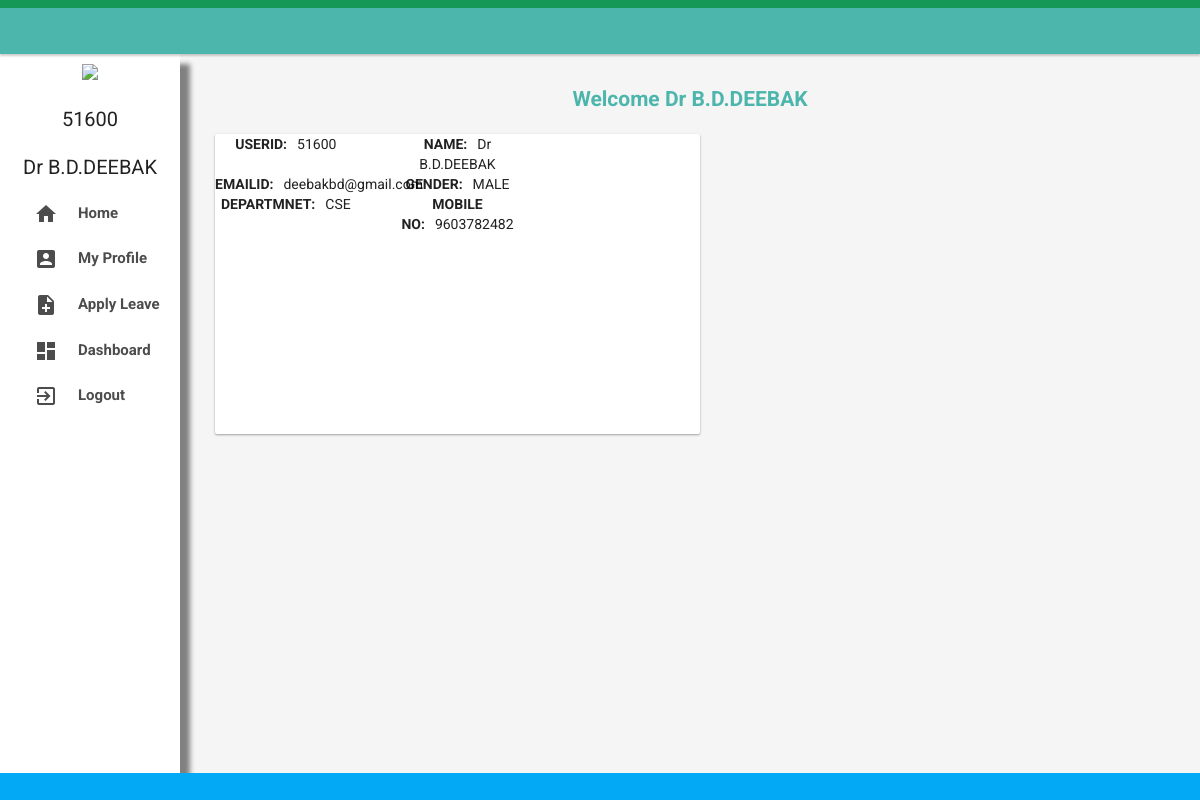
The app's page /faculty_profile.php (signed in) with its own data.
### tables this page shows
CREATE TABLE `faculty` (
  `id` varchar(10) NOT NULL,
  `perid` varchar(10) NOT NULL,
  `fullname` text NOT NULL,
  `email` text NOT NULL,
  `password` text NOT NULL,
  `gender` text NOT NULL,
  `department` text NOT NULL,
  `mobileno` text NOT NULL
);

### src/faculty_profile.php (the view, shortened to what this page needs)
<?php
$userid=$_SESSION['userid'];
?>
<!DOCTYPE html>
<html>
<head>
    <link rel="stylesheet" href="https://cdnjs.cloudflare.com/ajax/libs/font-awesome/4.7.0/css/font-awesome.min.css">
    <link rel="stylesheet" href="styles.css">
    <link rel="stylesheet" href="mui.min.css">
</head>
<body>
    <header>
  <div aria-busy="true" aria-label="Loading, please wait." role="progressbar"></div>
</header>
<?php
  include 'conn.php';
  $sql="select * from faculty WHERE perid='$userid'";
  $run=mysqli_query($conn,$sql);
  while($row=mysqli_fetch_array($run))
	{
	    $userid=$row[1];
	    $fullname=$row[2];
	    $email=$row[3];
	    $gender=$row[5];
	    $department=$row[6];
	    $mno=$row[7];
	}
?>
<main role="main">
    <div class="row1">
  <div class="column left" style="background-color:#ffffff;">
      <div class="left-col">
      <img src="http://www.clker.com/cliparts/3/V/U/m/W/U/admin-button-icon-md.png" style="text-align:center;width:100px;">
      <h3><?php echo"$userid"; ?></h3>
      <h3><?php echo"$fullname"; ?></h3>
      </div>
      <div>
          <ul>
              <li class="item"><a class="wave-effect" href="faculty_dashboard.php"><i class="material-icons">home</i>Home</a></li>
              <li class="item"><a class="wave-effect" href="faculty-profile.php"><i class="material-icons">account_box</i>My Profile</a></li>
              <li class="item"><a class="wave-effect" href="faculty_apply_leave.php"><i class="material-icons">note_add</i>Apply Leave</a></li>
              <li class="item"><a class="wave-effect" href="show_faculty_dashboard.php"><i class="material-icons">dashboard</i>Dashboard</a></li>
              <li class="item"><a class="wave-effect" href="faculty_logout.php"><i class="material-icons">exit_to_app</i>Logout</a></li>
          </ul>
      </div>
  </div>
  <div class="column right" >
    <h2 style="text-align:center;color:#4db6ac">Welcome <?php echo"$fullname"; ?></h2>
    <div class="mui-container">
    <div class="card card-1">
        <div class="mui-row">
            <div class="mui-col-md-4">
                <strong>USERID:</strong><?php echo"$userid"?>
            </div>
            <div class="mui-col-md-4">
                <strong>NAME:</strong><?php echo"$fullname"?>
            </div>
        </div>
        <div class="mui-row">
            <div class="mui-col-md-4">
                <strong>EMAILID:</strong><?php echo"$email"?>
            </div>
            <div class="mui-col-md-4">
                <strong>GENDER:</strong><?php echo"$gender"?>
            </div>
        </div>
        <div class="mui-row">
            <div class="mui-col-md-4">
                <strong>DEPARTMNET:</strong><?php echo"$department"?></td>
            </div>
            <div class="mui-col-md-4">
                <strong>MOBILE NO:</strong><?php echo"$mno"?></td>
            </div>
        </div>
    </div>
    </div>
  </div>
</div>
</main>
<footer></footer>
</body>
</html>

### src/styles.css (style rules this page uses)
html { background-color: #f1f1f1; font-family: "Roboto"; }
body { background: #eceff1; }
a:link, a:visited { text-decoration: none; }

### src/faculty_profile.php (style rules this page uses)
header { background-color:#4db6ac !important; // background-color:#00BCD4 !important; }
header [role="progressbar"][aria-busy="true"] { position: absolute; top: 0; left: 0; padding-top: 8px; width: 100%; background-color: #159756; -webkit-animation: preloader-background linear 3.5s infinite; animation: preloader-background linear 3.5s infinite; }
header [role="progressbar"][aria-busy="true"]::before, header [role="progressbar"][aria-busy="true"]::after { display: block; position: absolute; top: 0; z-index: 2; width: 0; height: 8px; background: #afa; -webkit-animation: preloader-front linear 3.5s infinite; animation: preloader-front linear 3.5s infinite; content: ''; }
header [role="progressbar"][aria-busy="true"]::before { right: 50%; }
header [role="progressbar"][aria-busy="true"]::after { left: 50%; }
* { -webkit-box-sizing: border-box; box-sizing: border-box; }
html, body { margin: 0; padding: 0; height: 100%; font-family: "Roboto"; }
body { display: -webkit-box; display: -ms-flexbox; display: flex; -webkit-box-orient: vertical; -webkit-box-direction: normal; -ms-flex-direction: column; flex-direction: column; -webkit-box-align: center; -ms-flex-align: center; align-items: center; background-color: #f5f5f5; background-repeat: no-repeat; background-size: cover; }
header { position: relative; width: 100%; height: 60px; -webkit-box-shadow: 0 2px 2px rgba(0, 0, 0, 0.2); box-shadow: 0 2px 2px rgba(0, 0, 0, 0.2); background-color: #fff; }
main { width:100%; height:100%; display: -webkit-box; display: -ms-flexbox; display: flex; -webkit-box-orient: vertical; -webkit-box-direction: normal; -ms-flex-direction: column; flex-direction: column; -webkit-box-align: center; -ms-flex-align: center; align-items: center; -webkit-box-pack: center; -ms-flex-pack: center; justify-content: center; //padding: 20px; -webkit-box-flex: 1; -ms-flex-positive: 1; flex-grow: 1; text-align: center; }
footer { height: 30px; width: 100%; background: #03A9F4; }
strong { margin-right:10px; }
.column { float: left; //box-shadow: 10px 10px 5px grey; padding: 10px; height:100%; // height: 300px; }
.left { width:15%; box-shadow: 10px 10px 5px grey; }
.right { width: 85%; }
.row1 { width:100%; height:100%; }
.row1:after { content: ""; display: table; clear: both; }
.item { list-style:none; float:left; }
ul li a { font-size: 15px; height: auto!important; color: rgba(0,0,0,.7); padding: 15px 0 15px 24px!important; line-height: 1em!important; text-decoration:none; display: block; font-weight:bold; }
ul { padding:0px; }
ul li a i { vertical-align: middle; //margin-right:20px; }
ul li a .material-icons { line-height: inherit; margin: 0 20px 0 0; width: auto; }
.wave-effect { position: relative; cursor: pointer; //display: inline-block; overflow: hidden; -webkit-user-select: none; -moz-user-select: none; -ms-user-select: none; user-select: none; -webkit-tap-highlight-color: transparent; vertical-align: middle; z-index: 1; will-change: opacity, transform; transition: all .3s ease-out; }
.card { background: #fff; border-radius: 2px; height: 300px; margin: 1rem; position: relative; width: 50%; }
.card-1 { box-shadow: 0 1px 3px rgba(0,0,0,0.12), 0 1px 2px rgba(0,0,0,0.24); transition: all 0.3s cubic-bezier(.25,.8,.25,1); }

### records on screen
faculty: perid "51600", fullname "Dr B.D.DEEBAK", email "deebakbd@gmail.com", gender "MALE", department "CSE", mobileno "9603782482"
